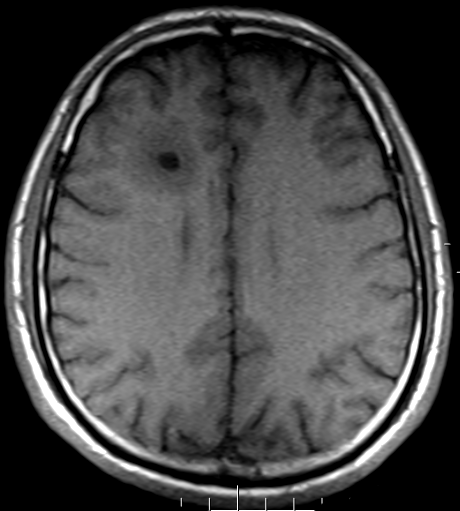
#> input picture LAB2_MIA/raw_images/Brain_MRI_131749_T1.png, 460 x 511 px
$ python -i watershed_seg.py   (imports and definitions only)
#> lines starting #> are read from the running program, lines starting #| are printed output that depends on the picture
#> further down, picture is the input picture: shape (511, 460); min 0, max 255, mean 71.7
"""Marker-controlled watershed on a gradient-magnitude relief."""
from typing import Sequence, Tuple

import numpy as np
from skimage.draw import disk as draw_disk
from skimage.filters import sobel
from skimage.morphology import dilation, disk, erosion
from skimage.segmentation import find_boundaries, watershed

BACKGROUND, FOREGROUND = 1, 2  # marker labels


def gradient_map(img: np.ndarray, method: str = "sobel", radius: int = 1) -> np.ndarray:
    """Gradient magnitude used as relief: 'sobel' or 'morphological' (dilation - erosion)."""
#> called with method = 'sobel', radius = 1
    img = np.asarray(img, dtype=float)
    if method == "sobel":
        return sobel(img)
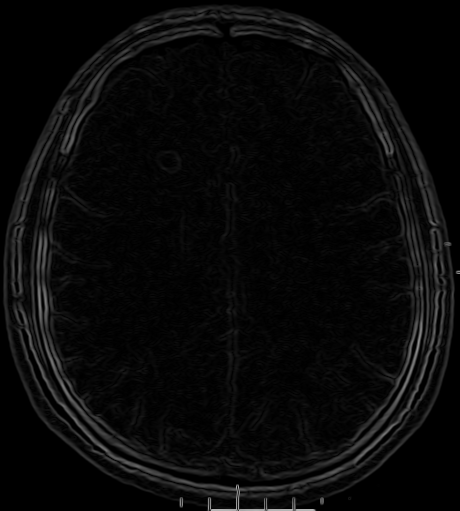
#> returned value: shape (511, 460) float64; min 0, max 187.9, mean 9.7
    if method == "morphological":
        fp = disk(radius)
        return dilation(img, fp) - erosion(img, fp)
    raise ValueError("method must be 'sobel' or 'morphological'")


def build_markers(shape: Tuple[int, int], fg_points: Sequence[Tuple[int, int]],
                  bg_points: Sequence[Tuple[int, int]], fg_radius: int = 4, bg_radius: int = 4) -> np.ndarray:
    """Marker image: 0 = unknown, 1 = background, 2 = foreground."""
    markers = np.zeros(shape, dtype=np.int32)
    for (r, c) in bg_points:
        rr, cc = draw_disk((r, c), bg_radius, shape=shape)
        markers[rr, cc] = BACKGROUND
    for (r, c) in fg_points:
        rr, cc = draw_disk((r, c), fg_radius, shape=shape)
        markers[rr, cc] = FOREGROUND
    return markers


def run_watershed(img: np.ndarray, markers: np.ndarray, method: str = "sobel"):
    """Flood the gradient from the markers. Return (labels, foreground_mask, boundaries)."""
    relief = gradient_map(img, method=method)
    labels = watershed(relief, markers=markers)
    foreground = labels == FOREGROUND
    boundaries = find_boundaries(labels, mode="inner")
    return labels, foreground, boundaries


def watershed_oversegmentation(img: np.ndarray, method: str = "sobel"):
    """Watershed WITHOUT markers (to show over-segmentation). Return (labels, n_regions)."""
    relief = gradient_map(img, method=method)
    labels = watershed(relief)  # every local minimum becomes a marker
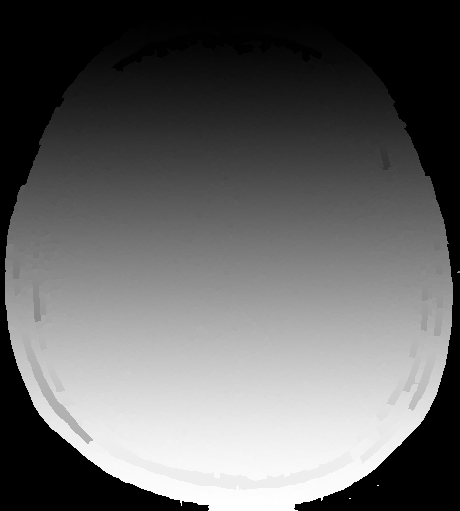
#> labels: shape (511, 460) int32; min 1, max 12664, mean 4978.5; drawn with min black and max white
    return labels, int(len(np.unique(labels)))

>>> import cv2
>>> picture = cv2.imread('../raw_images/Brain_MRI_131749_T1.png', cv2.IMREAD_GRAYSCALE)
>>> result = watershed_oversegmentation(picture)
